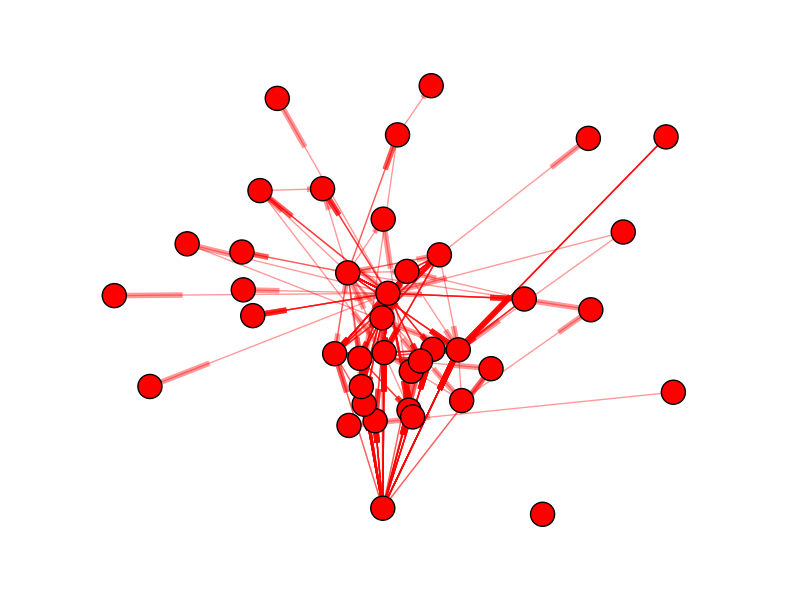

Recreate this plot in Python.
#!/usr/bin/env python
"""
Create a directed graph, allowing multiple edges and self loops, from
a unix mailbox.  The nodes are email addresses with links
that point from the sender to the recievers.  The edge data
is a Python email.Message object which contains all of
the email message data. 

This example shows the power of XDiGraph to hold edge data
of arbitrary Python objects (in this case a list of email messages).

By default, load the sample unix email mailbox called "unix_email.mbox".
You can load your own mailbox by naming it on the command line, eg

python unixemail.py /var/spool/mail/username

"""
__author__ = """Aric Hagberg ([email redacted])"""
#    Copyright (C) 2005 by 
#    Aric Hagberg <[email redacted]>
#    Dan Schult <[email redacted]>
#    Pieter Swart <[email redacted]>
#    All rights reserved.
#    BSD license.

import email
from email.utils import getaddresses,parseaddr
import mailbox
import sys

# unix mailbox recipe
# see http://www.python.org/doc/current/lib/module-mailbox.html
def msgfactory(fp):
    try:
        return email.message_from_file(fp)
    except:
        # Don't return None since that will stop the mailbox iterator
        return ''



if __name__ == '__main__':

    import networkx as nx
    try: 
        import matplotlib.pyplot as plt
    except:
        pass

    #if len(sys.argv)==1:
    #filePath = "unix_email.mbox"
    filePath = 'd:/tmp/gmail-short.mbox'
    #else:
    #filePath = sys.argv[1]

    mbox = mailbox.mbox(filePath) # parse unix mailbox

    G=nx.MultiDiGraph() # create empty graph

    # parse each messages and build graph 
    for msg in mbox: # msg is python email.Message.Message object
        (source_name,source_addr) = parseaddr(msg['From']) # sender
        # get all recipients
        # see http://www.python.org/doc/current/lib/module-email.Utils.html
        tos = msg.get_all('to', [])
        ccs = msg.get_all('cc', [])
        resent_tos = msg.get_all('resent-to', [])
        resent_ccs = msg.get_all('resent-cc', [])
        all_recipients = getaddresses(tos + ccs + resent_tos + resent_ccs)
        # now add the edges for this mail message
        for (target_name,target_addr) in all_recipients:
            G.add_edge(source_addr,target_addr,message=msg)  

    # print edges with message subject
    for (u,v,d) in G.edges_iter(data=True):
        print("From: %s To: %s Subject: %s"%(u,v,d['message']["Subject"]))
    

    try: # draw
        pos=nx.spring_layout(G,iterations=10)
        nx.draw(G,pos,node_size=0,alpha=0.4,edge_color='r',font_size=16)
        nx.draw_networkx_nodes(G,pos)
        plt.savefig("unix_email.png")
        plt.show()
    except: # matplotlib not available
        pass




# from matplotlib import pyplot as plt
# import networkx as nx
# G = nx.Graph()
# G.add_edge(1,2)
# G.add_edge(2,3)
# for v in G.nodes():
#     G.node[v]['state']='X'
# G.node[1]['state']='Y'
# G.node[2]['state']='Y'
#
# for n in G.edges_iter():
#     G.edge[n[0]][n[1]]['state']='X'
# G.edge[2][3]['state']='Y'
#
# pos = nx.spring_layout(G)
#
# nx.draw(G, pos)
# node_labels = nx.get_node_attributes(G,'state')
# nx.draw_networkx_labels(G, pos, labels = node_labels)
# edge_labels = nx.get_edge_attributes(G,'state')
# nx.draw_networkx_edge_labels(G, pos, labels = edge_labels)
# plt.savefig('this.png')
# plt.show()